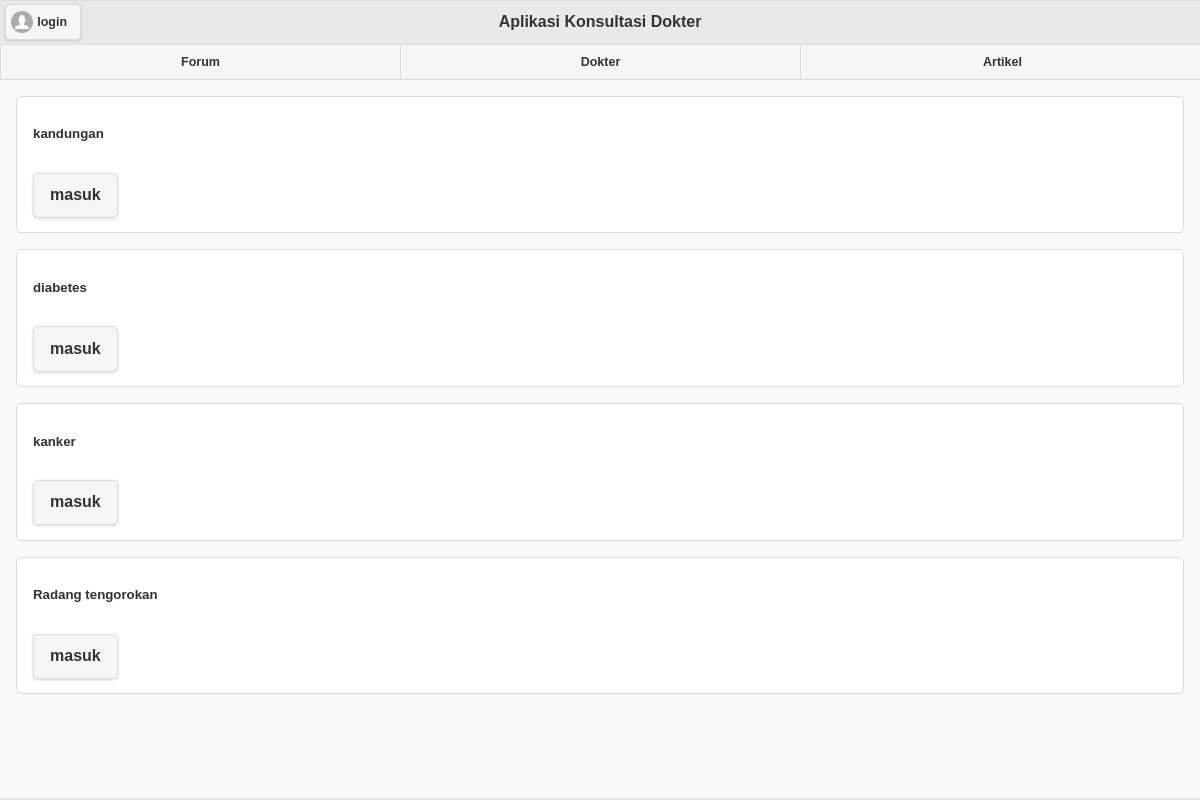
The page / on the database its author committed.
### tables this page shows
CREATE TABLE `rom` (
  `kode` int(11) NOT NULL,
  `id_rom` varchar(20) NOT NULL,
  `id_member` varchar(11) NOT NULL,
  `nama_room` varchar(35) NOT NULL
);

### application/controllers/baru.php (called while the page is built, shortened)
<?php
class Baru extends CI_Controller {
	function __construct()
	{
		$this->load->model('p_forum');
	}
	function index()
	{
		$data['kontak']	=$this->db->query("select * from rom  ")->result();
		$data['content']=('pengguna/content/forum');
		$data['herder']= ('pengguna/template/herder.php');
		$this->load->view('pengguna/index',$data);
	}
}

### index.php (called while the page is built, shortened)
<?php
require_once BASEPATH.'core/CodeIgniter.php';

### application/views/pengguna/content/forum.php (the view, shortened to what this page needs)
	<div class="ui-content"  role="main">
 <?php
					foreach($kontak as $kontak){?>
<div id="ui-body-test" class="ui-body ui-body-a ui-corner-all" style="margin-bottom:1em;">
  <h5><?= $kontak->nama_room?></h5>
	<a href="<?php echo base_url('baru/tampil_grup/'.$kontak->id_rom);?>" rel="external" class="ui-shadow ui-btn ui-corner-all ui-btn-inline" data-transition="pop">masuk</a>
</div>
					<?php } ?>
	</div>

### rows shown on the page
rom: nama_room "kandungan"
rom: nama_room "diabetes"
rom: nama_room "kanker"
rom: nama_room "Radang tengorokan"
